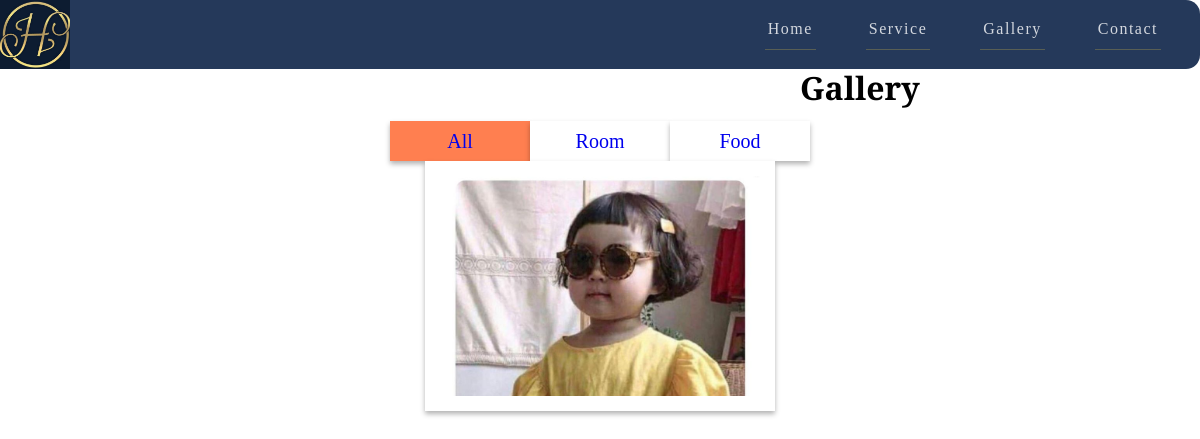
/index/?category=Room, run on the app's committed database.
### app/models.py (models this page shows, shortened)
class iCategory(models.Model):
    name = models.CharField(max_length=100, blank=False, null=False)

class Photo(models.Model):
    icategory = models.ForeignKey(
        iCategory, on_delete=models.SET_NULL, null=True, blank=True)
    image = models.ImageField(upload_to='images', null=False, blank=False)
    topic = models.CharField(max_length=30, default='Add topic here')

### app/views.py (the view)
# urls.py: path('index/', views.index, name='index'),
def index(request):
    icategory = request.GET.get('category')
    if icategory == None:
        photos = Photo.objects.all()
    else:
        photos = Photo.objects.filter(icategory__name=icategory)
    icategories = iCategory.objects.all()
    context = {'icategories': icategories, 'photos': photos}
    return render(request, 'gallery.html', context)

### templates/gallery.html (shortened to what this page needs)
{% load static %}
<!DOCTYPE html>
<html lang="en">
<head>
    <link rel="stylesheet" href="{% static 'css/cssgallery.css' %}">
        <link rel="stylesheet" href="{% static 'css/nav.css' %}" />
        <link rel="stylesheet" href="{% static 'css/demo.css' %}">
</head>
<body>
    <header >
        <nav class="navbar">
            <ul>
                <li><a href="{% url 'aboute' %}">Contact</a></li>
                <li><a href="{% url 'index' %}">Gallery</a></li>
                <li><a href="#services">Service</a></li>
                <li><a href="{% url 'gallery' %}">Home</a></li>
                <div style="WIDTH:70PX; margin-right: 680px;">
                    <img src="{% static 'images/logo.jpg' %}" alt="logo-image">
                </div>
            </ul>
        </nav>
    </header>
    <div class="gallery" id="gallery">
        <div>
            <h1 style="margin-left: 800px; color:black;">Gallery</h1>
        </div>
        <ul class="controls">
            <li class="buttons active">
                <a href="{% url 'index' %}" style="text-decoration:none;">All</a>
            </li>
            <br>
            {% for icategory in icategories %}
            <li class="buttons">
                <a href="{% url 'index' %}?category={{icategory.name}}" style="text-decoration:none;">{{icategory.name}}</a>
            </li>
            {% endfor %}
        </ul>
        <div class="image-container">
            {% for photo in photos %}
            <a href="{{photo.image.url}}" class="image">
                <img src="{{photo.image.url}}" alt="">
            </a>
            {% endfor %}
        </div>
    </div>
</body>
</html>

### static/css/cssgallery.css (style rules this page uses)
.gallery .controls { display: flex; align-items: center; justify-content: center; flex-wrap: wrap; list-style: none; }
.gallery .controls .buttons { height: 40px; width: 140px; background: #fff; color: #666; font-size: 20px; line-height: 40px; cursor: pointer; box-shadow: 0 3px 5px rgba(0, 0, 0, 0.3); text-align: center; }
.gallery .controls .buttons.active { background: coral; color: #fff; }
.gallery .image-container { display: flex; align-items: center; justify-content: center; flex-wrap: wrap; }
.gallery .image-container .image { height: 250px; width: 350px; overflow: hidden; border: 15px solid #fff; box-shadow: 0 3px 5px rgba(0, 0, 0, 0.3); }
.gallery .image-container .image img { height: 100%; width: 100%; object-fit: cover; }

### static/css/nav.css (style rules this page uses)
.navbar { background: #25395a; border-radius: 14px; margin-bottom: -15px; }
.navbar ul { overflow: auto; margin-right: 9px; }
.navbar li { float: right; list-style: none; margin: 13px 20px; margin-right: 30px; }
.navbar li a { padding: 0px 0px; }
.navbar li a { padding: 3px 3px; text-decoration: none; color: white; }

### static/css/demo.css (style rules this page uses)
:root { --transition: all 0.7s ease; --yellow: #f9e442; --dark: #292826; }
* { box-sizing: border-box; padding: 0; margin: 0; font-family: 'Playfair Display', serif; }
html { scroll-behavior: smooth; }
body { line-height: 1.6; }
h1, h2, h3, h4, h5, h6 { padding: 8px 0; }
img { width: 100%; display: block; }
.navbar { margin-top: 0px; list-style: none; padding: 0px; }
.navbar li a { color: #fff; text-transform: capitalize; text-decoration: none; padding-bottom: 7px; display: block; border-bottom: 0.5px solid rgba(249, 211, 66, 0.3); opacity: 0.8; letter-spacing: 1.5px; transition: var(--transition); }

### data on the page
iCategory: name "Room"
iCategory: name "Food"
Photo: image (picture)
